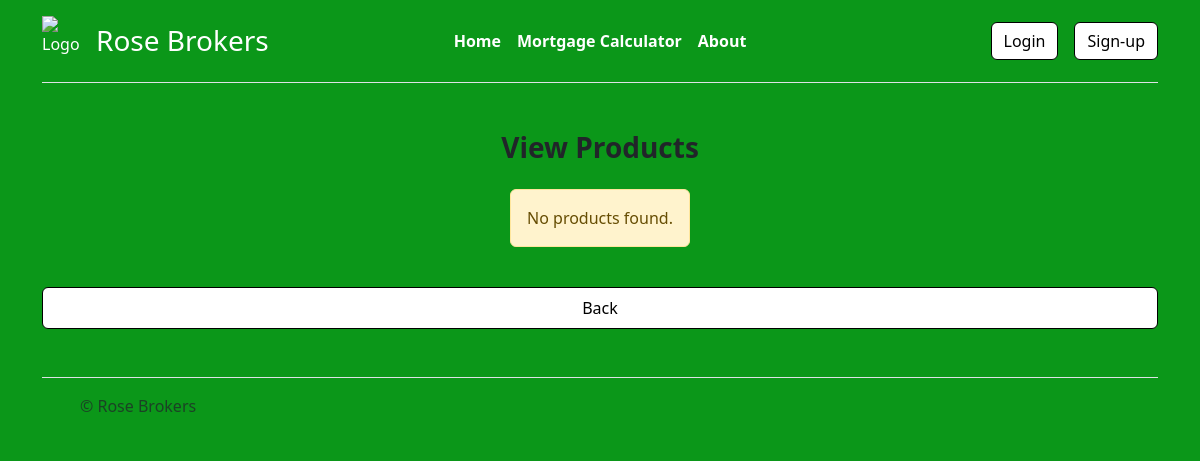
Before: /broker-products.php with the older database file.
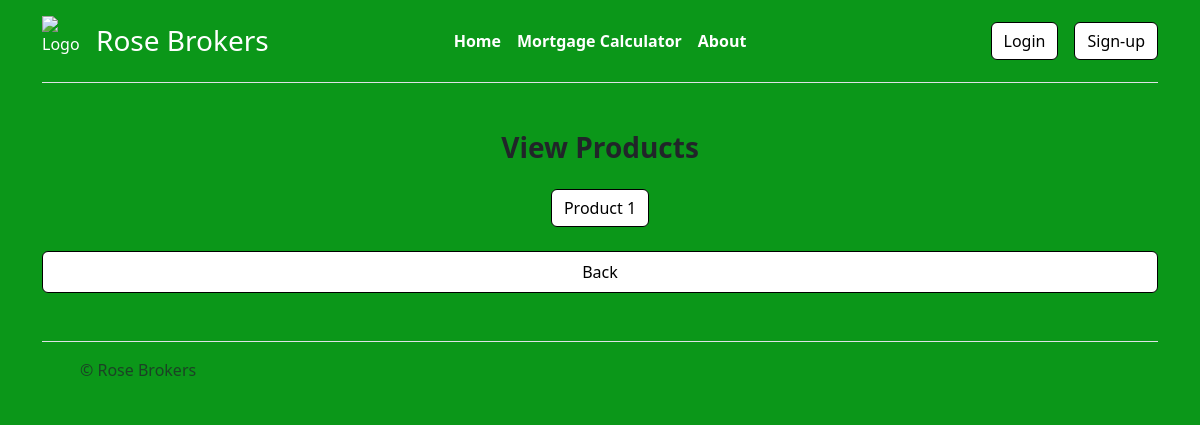
After: the same page with the newer database file.
### tables this page shows
CREATE TABLE "Products" (
	"ProductsID"	INTEGER NOT NULL,
	"Name"	TEXT NOT NULL,
	"affordabilityRange"	INTEGER NOT NULL,
	"interestRate"	INTEGER NOT NULL,
	"productType"	TEXT,
	PRIMARY KEY("ProductsID" AUTOINCREMENT)
);

### broker-products.php (the view, shortened to what this page needs)
<?php
$db = new SQLite3('MortgageSystem.db');
$products = [];
try {
    $results = $db->query("SELECT ProductsID, Name FROM Products");
    while ($row = $results->fetchArray(SQLITE3_ASSOC)) {
        $products[] = $row;
    }
} catch (Exception $e) {
    echo "<div class='alert alert-danger'>Error loading products: " . $e->getMessage() . "</div>";
}
?>
<!DOCTYPE html>
<html lang="en">
<head>
    <link rel="stylesheet" href="https://cdn.jsdelivr.net/npm/bootstrap@5.3.3/dist/css/bootstrap.min.css">
    <link rel="stylesheet" href="style.css">
</head>
<body>
    <?php include("navbar.php"); ?>
    <main class="container text-center mortgage-container my-5">
        <h1 class="h3 mb-4 fw-bold">View Products</h1>
        <div class="d-flex flex-wrap gap-2 justify-content-center mb-4">
            <?php if (count($products) > 0): ?>
                <?php foreach ($products as $index => $product): ?>
                    <a href="update-product.php?id=<?= $product['ProductsID'] ?>" class="btn <?= $index === 0 ? 'btn-primary' : 'btn-outline-secondary' ?>">
                        <?= htmlspecialchars($product['Name']) ?>
                    </a>
                <?php endforeach; ?>
            <?php else: ?>
                <div class="alert alert-warning">No products found.</div>
            <?php endif; ?>
        </div>
        <div>
            <a href="broker-homepage.php" class="btn btn-secondary w-100 py-2">Back</a>
        </div>
    </main>
    <?php include("footer.php"); ?>
</body>
</html>

### navbar.php (shortened to what this page needs)
<?php
$username = $_SESSION['username'] ?? null;
$usertype = $_SESSION['usertype'] ?? null;
if ($usertype === 'Broker') {
    $homeLink = 'broker-homepage.php';
} elseif ($username) {
    $homeLink = 'logged-in-home.php';
} else {
    $homeLink = 'index.php';
}
?>
<link rel="stylesheet" href="https://cdn.jsdelivr.net/npm/bootstrap@5.3.3/dist/css/bootstrap.min.css">
<link rel="stylesheet" href="style.css">
<div class="container">
  <header class="d-flex flex-wrap align-items-center justify-content-center justify-content-md-between py-3 mb-4 border-bottom">
    <div class="col-md-3 mb-2 mb-md-0">
      <a href="<?= $homeLink ?>" class="d-flex align-items-center mb-2 mb-lg-0 text-white text-decoration-none">
        <img src="logo.png" alt="Logo" width="50" height="50" class="me-1">
        <h3 class="mb-0">Rose Brokers</h3>
      </a>
    </div>
    <ul class="nav col-12 col-md-auto mb-2 justify-content-center mb-md-0">
      <li><a href="<?= $homeLink ?>" class="nav-link px-2 link-secondary">Home</a></li>
      <li><a href="mortgage-calculator-options.php" class="nav-link px-2">Mortgage Calculator</a></li>
      <li><a href="about.php" class="nav-link px-2">About</a></li>
    </ul>
    <div class="col-md-3 text-end d-flex align-items-center justify-content-end gap-2">
      <?php if ($username): ?>
        <p class="mb-0 text-white">User: <?= htmlspecialchars($username) ?></p>
        <a href="logout.php" class="btn btn-primary">Log Out</a>
      <?php else: ?>
        <a href="login-page.php" class="me-2">
          <button type="button" class="btn btn-outline-primary">Login</button>
        </a>
        <a href="sign-up-page.php">
          <button type="button" class="btn btn-primary">Sign-up</button>
        </a>
      <?php endif; ?>
    </div>
  </header>
</div>

### footer.php
<div class="container">
  <footer class="d-flex flex-wrap justify-content-between align-items-center py-3 my-4 border-top">
    <div class="col-md-4 d-flex align-items-center">
      <a href="/" class="mb-3 me-2 mb-md-0 text-body-secondary text-decoration-none lh-1">
        <svg class="bi" width="30" height="24"><use xlink:href="#bootstrap"></use></svg>
      </a>
      <span class="mb-3 mb-md-0 text-body-secondary">© Rose Brokers</span>
    </div>
  </footer>
</div>

### style.css (style rules this page uses)
header .nav-link { color: white !important; font-weight: bold; transition: color 0.3s ease; }
.btn { background-color: white !important; border-color: black !important; color: black !important; }
body { background-color: #0B9719 !important; }
.mortgage-container { margin-top: 50px; }

Changed rows visible on the page:
added products: Name "Product 1"
Other visible differences:
text no longer shown: "No products found."
